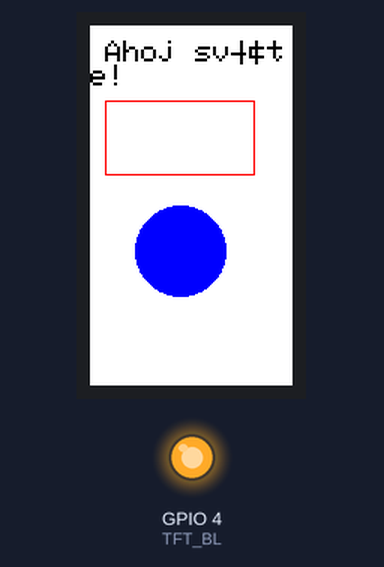
A sketch run on a simulated ESP32. Shown: 135×240 colour display, output pins drawn as LEDs (lit = HIGH). What the sketch prints to the serial monitor is not drawn.

Above: at 0.2 s.

The sketch:

t-display-demo.ino
```cpp
#include <Adafruit_GFX.h>
#include <Adafruit_ST7789.h>
#include <SPI.h>

// Definice pinů
// pinouts from https://github.com/Xinyuan-LilyGO/TTGO-T-Display
#define TFT_MOSI 19
#define TFT_SCLK 18
#define TFT_CS 5
#define TFT_DC 16
#define TFT_RST 23
#define TFT_BL 4

// Inicializace displeje
//Adafruit_ST7789 tft = Adafruit_ST7789( TFT_CS, TFT_DC, TFT_MOSI, TFT_SCLK, TFT_RST);

SPIClass spi = SPIClass(VSPI);
Adafruit_ST7789 tft = Adafruit_ST7789(&spi, TFT_CS, TFT_DC, TFT_RST);

void setup() {
  // Inicializace sériové komunikace
  Serial.begin(115200);
  Serial.print(F("Hello! ST77xx TFT Test"));
   pinMode(TFT_BL, OUTPUT);      // TTGO T-Display enable Backlight pin 4
  digitalWrite(TFT_BL, HIGH);   // T-Display turn on Backlight

  // Inicializace SPI
  spi.begin(TFT_SCLK, -1, TFT_MOSI, -1);

  // Inicializace displeje
  tft.init(135, 240);  // Nastavení rozlišení displeje 135x240
  tft.setRotation(2);  // Nastavení orientace displeje

  // Vyplnění displeje barvou
  tft.fillScreen(ST77XX_WHITE);

  // Nastavení textové barvy a velikosti
  tft.setTextColor(ST77XX_BLACK);
  tft.setTextSize(2);

  // Zobrazení textu
  tft.setCursor(10, 10);
  tft.println("Ahoj světe!");

  // Kreslení základních tvarů
  tft.drawRect(10, 50, 100, 50, ST77XX_RED);  // Obdélník
  tft.fillCircle(60, 150, 30, ST77XX_BLUE);   // Vyplněný kruh
}

void loop() {
  // Kód zde může být prázdný nebo obsahovat další logiku
}
```
